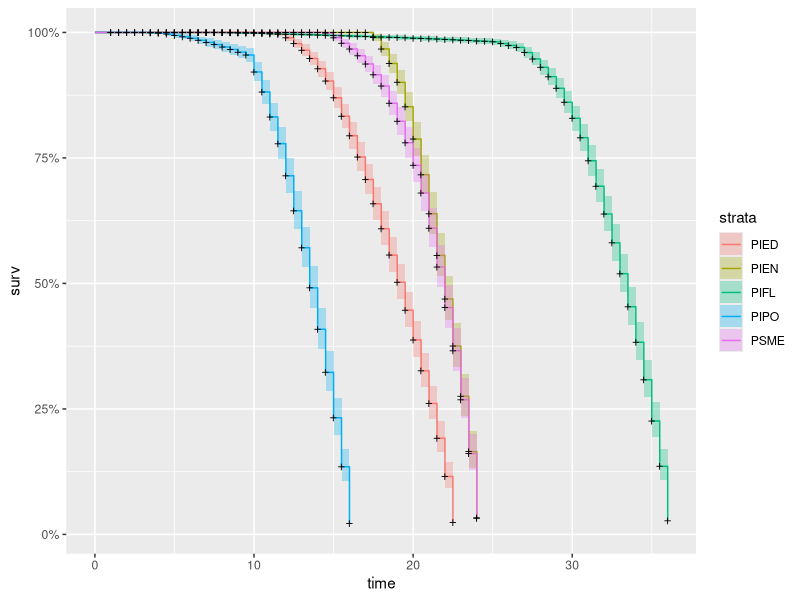
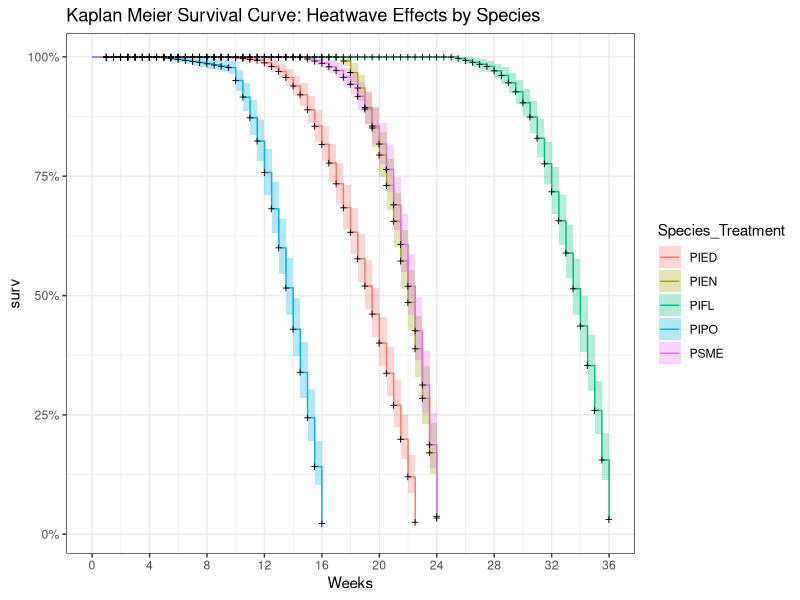

These charts were generated, in order, by the following R code: (Note: this script raises an error after producing the figures.)
#kaplan meier survival curve analysis
#Alexandra Lalor
#allielalor@arizona.edu
#allielalor@gmail.com
#First created: 2022-02-01
#Last updated: 2022-08-27

#load packages
library(tidyverse)
library(survival) # core survival analysis function
library(survminer) # recommended for visualizing survival curves
library(ggplot2)
library(ggfortify)

#read CSVs
Phase1_Data <- read_csv("data_analysis/Phase1_Data.csv")

#check out data
glimpse(Phase1_Data)

#convert variables
Phase1_Data$Phase <- as.factor(Phase1_Data$Phase)
Phase1_Data$Chamber <- as.factor(Phase1_Data$Chamber)
Phase1_Data$ScientificName <- as.factor(Phase1_Data$ScientificName)
Phase1_Data$CommonName <- as.factor(Phase1_Data$CommonName)
Phase1_Data$Species <- as.factor(Phase1_Data$Species)
Phase1_Data$Treatment_temp <- as.factor(Phase1_Data$Treatment_temp)
Phase1_Data$Treatment_water <- as.factor(Phase1_Data$Treatment_water)
Phase1_Data$PorometerSubset <- as.factor(Phase1_Data$PorometerSubset)
Phase1_Data$Dead <- as.factor(Phase1_Data$Dead)
Phase1_Data$Heatwave_graph <- as.factor(Phase1_Data$Heatwave_graph)
Phase1_Data$Heatwave <- as.factor(Phase1_Data$Heatwave)


#Kaplan Meier Survival Curve - combined
km <- with(Phase1_Data, Surv(Week, Dead_Count))
km_species_fit <- survfit(Surv(Week, Dead_Count)~Species, data=Phase1_Data)
autoplot(km_species_fit)  

#summary stats
range(Phase1_Data$Week)

Phase1_Data <- Phase1_Data %>% 
  filter(Treatment_temp == "Ambient")

#Kaplan Meier Survival Curve - separated by treatment
km_treatment_fit <- survfit(Surv(Week, Dead_Count)~Species, data=Phase1_Data)
summary(km_treatment_fit)

autoplot(km_treatment_fit) +
  # scale_fill_brewer(palette = "Paired") +
  # scale_color_brewer(palette = "Paired") +
  scale_x_continuous(breaks = seq(0 , 36, by = 4)) +
  # annotate("segment",
  #          x = 7, xend = 7,
  #          y = 0, yend = 1,
  #          color = "red",
  #          linetype = "dashed",
  #          size = 0.8) +
  # geom_text(label = "Heatwave",
  #           x = 5, y = 0.78, color = "red", size = 3) +
  xlab("Weeks") +
  #ylab("Survivorship") +
  labs(title = "Kaplan Meier Survival Curve: Heatwave Effects by Species",
       color = "Species_Treatment", fill = "Species_Treatment") +
  theme_bw()


#Kaplan Meier Survival Curve - separated by treatment - STRESS WEEK

Phase1_Data_Weight <- read.csv("data_analysis/Phase1_Data_Weight.csv")

km_treatment_fit_stress <- survfit(Surv(Stress_Week_Start, Dead_Count)~Heatwave_graph, data=Phase1_Data_Weight)
summary(km_treatment_fit_stress)

autoplot(km_treatment_fit_stress) +
  scale_fill_brewer(palette = "Paired") +
  scale_color_brewer(palette = "Paired") +
  scale_x_continuous(breaks = seq(0 , 36, by = 4)) +
  xlab("Weeks after Stress Point") +
  #ylab("Survivorship") +
  labs(title = "Kaplan Meier Survival Curve: Heatwave Effects by Species",
       color = "Species_Treatment", fill = "Species_Treatment") +
  theme_bw()

#################################################################################
heatwave_summary <- read_csv("data_analysis/heatwave_summary.csv")
heatwave_summary_d <- read_csv("data_analysis/anova_Dead_Week.csv")
heatwave_summary_w <- read_csv("data_analysis/anova_Dead_Week_Weight.csv")
heatwave_summary_p <- read_csv("data_analysis/anova_Dead_Week_Porometer.csv")

heatwave_summary_CI <- heatwave_summary %>% 
  filter(Treatment_temp == "Ambient") %>% 
  select(c("Species", "Treatment_temp", "half_width"))

#merge and factor levels
heatwave_summary_d <- merge(heatwave_summary_d, heatwave_summary_CI, by = "Species")
heatwave_summary_d <- 
  transform(heatwave_summary_d, Species = factor(Species, levels = c("PIFL", "PIEN", "PSME", "PIED", "PIPO")))
heatwave_summary_d <- heatwave_summary_d %>% 
  group_by(Species) %>% 
  summarize(Mean = mean(Ambient, na.rm = T),
            CI_lower_mean = Mean - half_width,
            CI_upper_mean = Mean + half_width)

heatwave_summary_w <- merge(heatwave_summary_w, heatwave_summary_CI, by = "Species")
heatwave_summary_w <- 
  transform(heatwave_summary_w, Species = factor(Species, levels = c("PIFL", "PIEN", "PSME", "PIED", "PIPO")))
heatwave_summary_w <- heatwave_summary_w %>% 
  group_by(Species) %>% 
  summarize(Mean = mean(Ambient, na.rm = T),
            CI_lower_mean = Mean - half_width,
            CI_upper_mean = Mean + half_width)

heatwave_summary_p <- merge(heatwave_summary_p, heatwave_summary_CI, by = "Species")
heatwave_summary_p <- 
  transform(heatwave_summary_p, Species = factor(Species, levels = c("PIFL", "PIEN", "PSME", "PIED", "PIPO")))
heatwave_summary_p <- heatwave_summary_p %>% 
  group_by(Species) %>% 
  summarize(Mean = mean(Ambient, na.rm = T),
            CI_lower_mean = Mean - half_width,
            CI_upper_mean = Mean + half_width)



heatwave_summary_d %>% 
  ggplot(aes(x = Mean,
             y = Species,
             color = Species)) +
  geom_point() +
  xlim(0,36) +
  #scale_x_continuous(breaks = seq(0 , 36, by = 4)) +
  xlab("Mean Death Date, 95% C.I.") +
  ylab("Species") +
  labs(title = "Death Date") +
  geom_errorbar(aes(xmin = CI_lower_mean, 
                    xmax = CI_upper_mean)) +
  theme_minimal() +
  theme(legend.position = "none")

################################################################################

Phase1_Data_Avg <- Phase1_Data %>% 
  #filter(SpeciesID != "PIFL16") %>%
  group_by(Species, Treatment_temp, Treatment_water, Week) %>%
  summarize(Dead_Count = sum(Dead_Count))
Phase1_Data_Avg <- Phase1_Data_Avg %>% 
  mutate(Live_Count = 20 - Dead_Count,
         Survivorship = ((Live_Count/20)*100))

Phase1_Data_Avg %>% 
  filter(Treatment_water == "Drought", !is.na(Dead_Count)) %>% 
  group_by(Species, Treatment_temp) %>% 
  ggplot(aes(x = Week,
             y = Survivorship,
             color = Treatment_temp)) +
  geom_point() +
  geom_line() +
  facet_wrap(~Species) +
  theme_minimal() +
  scale_color_discrete(direction = -1)

Phase1_Data_Avg %>% 
  filter(Treatment_water == "Drought", !is.na(Dead_Count)) %>% 
  group_by(Species, Treatment_temp) %>% 
  ggplot(aes(x = Week,
             y = Survivorship,
             color = Species,
             fill = Treatment_temp)) +
  geom_point() +
  geom_line() +
  #facet_wrap(~Species) +
  theme_minimal() +
  scale_color_discrete(direction = -1)

###################################################################################
#read csv
Phase1_Data_All <- read_csv("data_analysis/Phase1_Data_All.csv")

#factor levels
# Phase1_Data_All <- 
#   transform(Phase1_Data_All, Species = factor(Species, levels = c("PIPO", "PIED", "PSME", "PIEN", "PIFL")))
Phase1_Data_All <- 
  transform(Phase1_Data_All, Species = factor(Species, levels = c("PIFL", "PIEN", "PSME", "PIED", "PIPO")))

#Dead Week data
Dead_Week <- Phase1_Data_All %>% 
  filter(Treatment_water == "Drought") %>% 
  group_by(Species, Treatment_temp, Dead_Week) %>% 
  summarize(SpeciesID = unique(SpeciesID))
#Dead Week data
Dead_Week_Weight <- Phase1_Data_All %>% 
  filter(Treatment_water == "Drought", !is.na(Stress_to_Dead_Weight)) %>% 
  mutate(Stress_to_Dead_Weight = round(Stress_to_Dead_Weight, digits = 1)) %>% 
  group_by(Species, Treatment_temp, Stress_to_Dead_Weight) %>% 
  summarize(SpeciesID = unique(SpeciesID))
#Dead Week data
Dead_Week_Porometer <- Phase1_Data_All %>% 
  filter(Treatment_water == "Drought", !is.na(Stress_to_Dead_Porometer)) %>% 
  group_by(Species, Treatment_temp, Stress_to_Dead_Porometer) %>% 
  summarize(SpeciesID = unique(SpeciesID))

#histogram
Dead_Week %>% 
  group_by(Species, Treatment_temp) %>% 
  ggplot(aes(x = Dead_Week,
             fill = Treatment_temp)) +
  geom_histogram(binwidth = 1) +
  scale_fill_discrete(direction = -1) +
  #ylim(0, 12.5) +
  xlim(0, 40) +
  facet_grid(reorder(Species, Dead_Week, mean) ~ Treatment_temp) +
  theme_minimal()


#boxplot
Dead_Week %>% 
  group_by(Species, Treatment_temp) %>% 
  arrange(Dead_Week) %>% 
  #filter(Species == "PIFL") %>% 
  ggplot(aes(x = Dead_Week,
             y = Species,
             fill = Treatment_temp)) +
  geom_boxplot() +
  xlim(0, 40) +
  ylab("Species") +
  xlab("Dead Week") +
  annotate("rect",
           xmin = 7, xmax = 8,
           ymin = 0, ymax = 6,
           color = "red",
           linetype = "dashed",
           size = 0.4,
           fill = "red",
           alpha = 0.3) +
  theme_minimal() +
  scale_fill_discrete(direction = -1)
